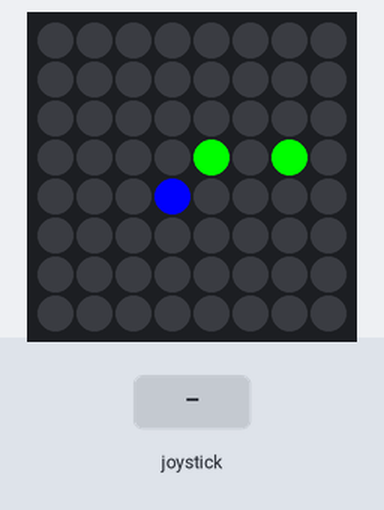
Bench run of a program on a simulated Raspberry Pi (BCM pin numbers) with a Sense HAT. Shown: the Sense HAT's 8×8 RGB LED matrix. The test bench sets the inputs (shaded band). The clock reads 2024-03-15 10:24:30 at power-on unless the program sets it; the 64×8 strip is a reading aid, not a part: it shows the text the matrix is scrolling, unrolled, one strip-width of it at a time.

Above: at 12.1 s.
12.2 s: joystick pushed left
At 13.8 s:
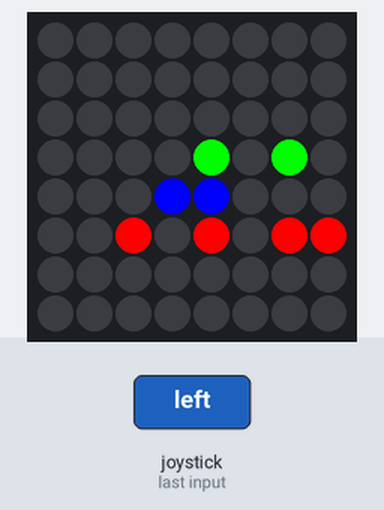
At 15.17 s:
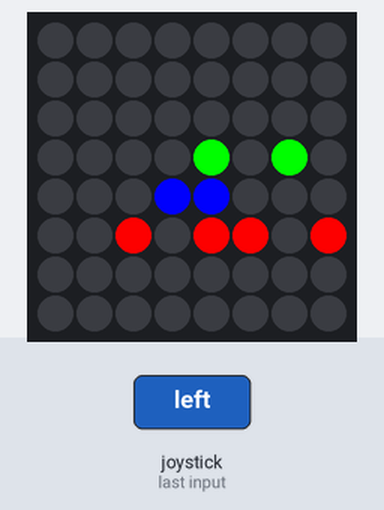
15.2 s: joystick pushed up
16.8 s: joystick pushed right
At 18.8 s:
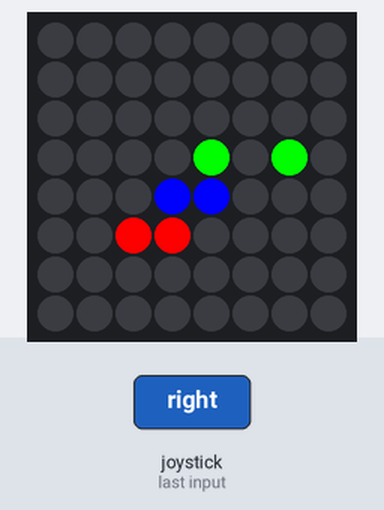

Measured:
- after the input at 16.8 s, the LEDs: first change after 0.15 s (image 3 shows a later state)
- what the display in image 1 shows lasts 1.0 s, from 13.0 s to 14.0 s

The program:

BinaryClock.py
```python
from sense_hat import SenseHat, ACTION_PRESSED, ACTION_HELD, ACTION_RELEASED
import time, datetime

hat = SenseHat()
hat.clear()

#Vis start tekst:
hat.show_message("Programmet starter")


day_color = (255, 0, 0)
hour_color = (0, 255, 0)
minute_color = (0, 0, 255)
second_color = (255, 0, 0)
off = (0, 0, 0)

#Sørg for at uret kører ved start:
cur_clock = "3col24formClock"

# Metode til at konvertere til binary
def display_binary(value, row, color):
    binary_str = "{0:08b}".format(value)
    for x in range(0, 8):
        if binary_str[x] == '1':
            hat.set_pixel(x, row, color[0], color[1], color[2])
        else:
            hat.set_pixel(x, row, off)

def pushed_up(event):
    global cur_clock
    if event.action == ACTION_RELEASED:
        cur_clock = "up"

def pushed_down(event):
    global cur_clock
    if event.action == ACTION_RELEASED:
        cur_clock = "down"

def pushed_left(event):
    global cur_clock
    if event.action == ACTION_RELEASED:
        cur_clock = "3col12formClock"

def pushed_right(event):
    global cur_clock
    if event.action == ACTION_RELEASED:
        cur_clock = "3col24formClock"

def pushed_middle(event):
    global cur_clock
    if event.action == ACTION_RELEASED:
        cur_clock = "middle"

def pushed_any(event):
    global cur_clock
    if event.action == ACTION_HELD:
        cur_clock = "any"

hat.stick.direction_up = pushed_up
hat.stick.direction_down = pushed_down
hat.stick.direction_left = pushed_left
hat.stick.direction_right = pushed_right
hat.stick.direction_middle = pushed_middle

hat.stick.direction_any = pushed_any

hat.clear()


while True:
    t = datetime.datetime.now()
    hat.clear()

    if cur_clock == "3col12formClock":
        #hat.clear()
        hour = t.hour
        if hour > 12:
            hour -= 12
        display_binary(hour, 3, hour_color)
        display_binary(t.minute, 4, minute_color)
        display_binary(t.second, 5, second_color)
        time.sleep(0.0001)


    if cur_clock == "3col24formClock":
        #hat.clear()
        display_binary(t.hour, 3, hour_color)
        display_binary(t.minute, 4, minute_color)
        display_binary(t.second, 5, second_color)
        time.sleep(0.0001)
```
